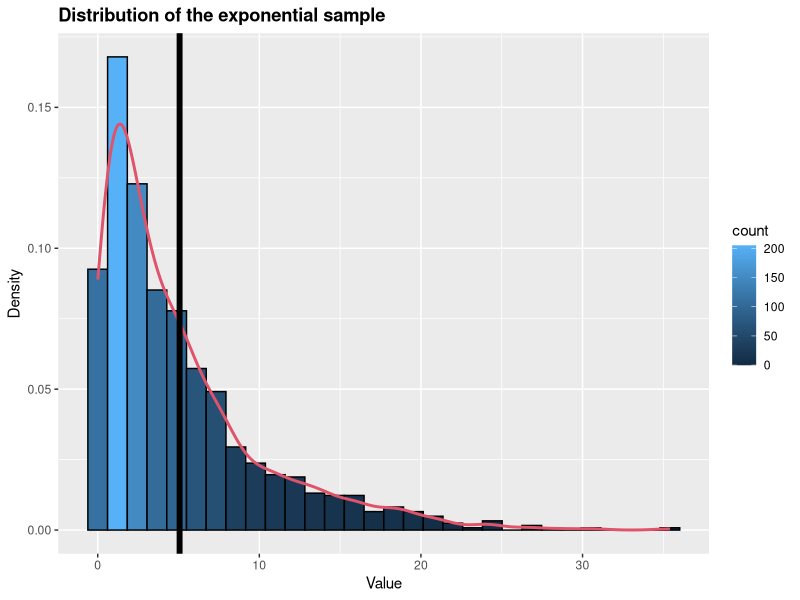
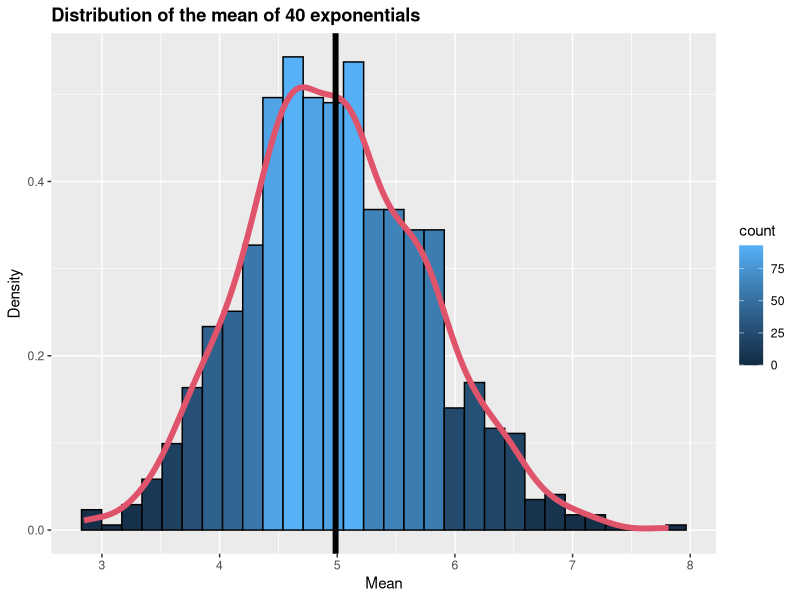

Here is the R script that generated these plots, in order:
## ---- chunk 1
exp_sample <- rexp(n = 1000, rate = 0.2)
# Let's "spy" the contents of the exp_sample variable.
exp_sample[1:10]
## ---- chunk 2
exp_sample_mean <- mean(exp_sample)
## ---- chunk 3
library(ggplot2)
exp_sample_mean_df <- data.frame(exp_sample)
plot <- ggplot(data = exp_sample_mean_df, aes(exp_sample)) 
plot <- plot + geom_histogram(colour = "black", aes(y =..density.., fill=..count..))
plot <- plot + geom_density(col = 2, size = 1)
plot <- plot + geom_vline(xintercept = mean(exp_sample_mean), size = 2)
plot <- plot + ggtitle(label = "Distribution of the exponential sample")
plot <- plot + labs(x = "Value", y = "Density")
plot <- plot + theme(plot.title = element_text(lineheight = 1, face = "bold"))
plot
## ---- chunk 4
simulations = 1000
exp_means = NULL
for (i in 1 : simulations) exp_means = c(exp_means, mean(rexp(n = 40, rate = 0.2)))
# Let's "spy" the contents of the exp_means array.
exp_means[1:10]
## ---- chunk 5
exp_means_df <- data.frame(exp_means)
plot <- ggplot(data = exp_means_df, aes(exp_means)) 
plot <- plot + geom_histogram(colour="black", aes(y =..density.., fill=..count..))
plot <- plot + geom_density(col = 2, size = 2)
plot <- plot + geom_vline(xintercept = mean(exp_means), size = 2)
plot <- plot + ggtitle(label = "Distribution of the mean of 40 exponentials")
plot <- plot + labs(x = "Mean", y = "Density")
plot <- plot + theme(plot.title = element_text(lineheight = 1, face = "bold"))
plot
